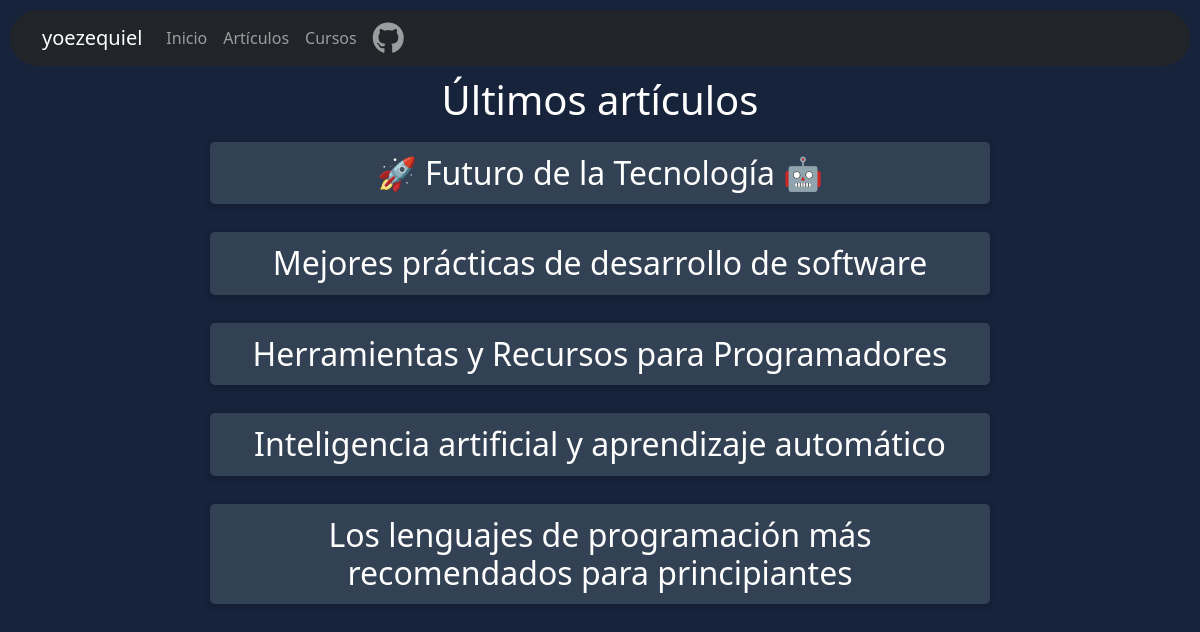
Before: / with the older database file.
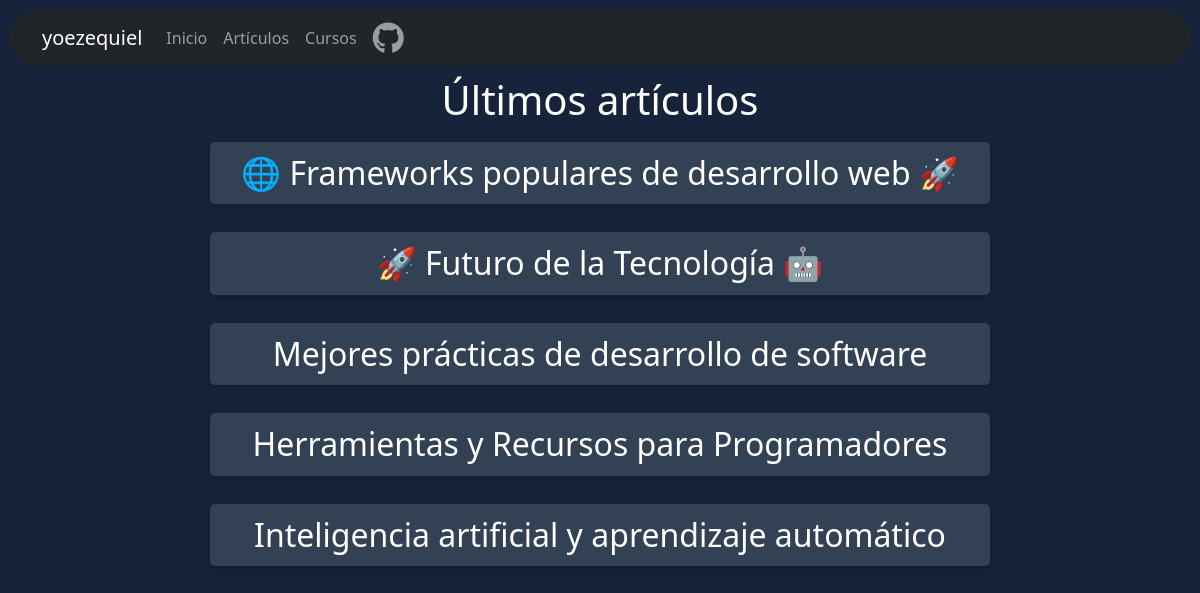
After: the same page with the newer database file.
### tables this page shows
CREATE TABLE articles (
                    id INTEGER PRIMARY KEY AUTOINCREMENT,
                    title TEXT NOT NULL,
                    content TEXT NOT NULL,
                    image TEXT
                );

### app.py (the view)
@app.route('/')
def index():
    conn = get_db_connection()
    if conn:
        try:
            cursor = conn.cursor()
            cursor.execute('''
                CREATE TABLE IF NOT EXISTS articles (
                    id INTEGER PRIMARY KEY AUTOINCREMENT,
                    title TEXT NOT NULL,
                    content TEXT NOT NULL,
                    image TEXT
                )
            ''')
            conn.commit()
            cursor.execute("SELECT * FROM articles ORDER BY id DESC LIMIT 5")
            latest_articles = cursor.fetchall()
            cursor.close()
            conn.close()
            if len(latest_articles) == 0:
                message = "No hay artículos publicados aún"
            else:
                message = ""
            return render_template('index.html', articles=latest_articles, message=message)
        except sqlite3.Error as e:
            print(e)
            return "Error en la conexión a la base de datos"
    else:
        return "Error en la conexión a la base de datos"

### app.py (called while the page is built)
def get_db_connection():
    try:
        conn = sqlite3.connect('blog.db')
        return conn
    except sqlite3.Error as e:
        print(e)
        return None

### templates/index.html (shortened to what this page needs)
{% extends 'base.html' %}
{% block content %}
<link rel="stylesheet" href="{{ url_for('static', filename='css/index.css') }}">
    <h1>Últimos artículos</h1>
    {% if message %}
        <p>{{ message }}</p>
    {% else %}
        {% for article in articles %}
            <div class="article">
                <h2><a id="a" href="{{ url_for('view_article', article_id=article[0]) }}">{{ article[1] }}</a></h2>
            </div>
        {% endfor %}
    {% endif %}
{% endblock %}

Changed rows visible on the page:
no longer on this page (row edited): articles: title "Los lenguajes de programación más recomendados para principiantes"
added articles: title "🌐 Frameworks populares de desarrollo web 🚀"
